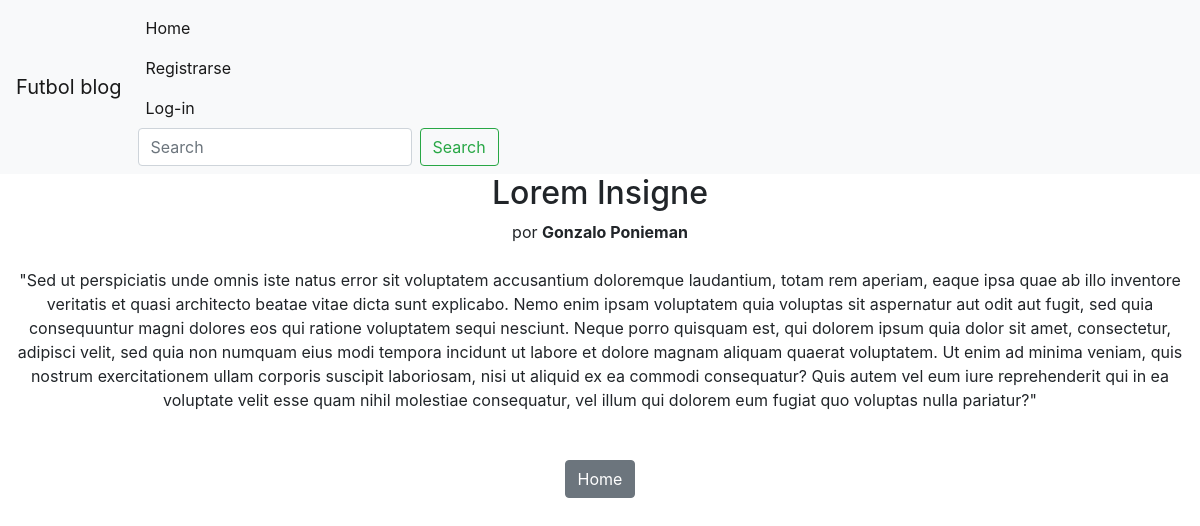
/article/7, run on the app's committed database.
### blog/models.py (models this page shows, shortened)
class Post(models.Model):
    title = models.CharField(max_length=255)
    author = models.ForeignKey(User, on_delete=models.CASCADE)
    body = RichTextField(blank=True, null=True)

### blog/views.py (the view)
# urls.py: path('article/<int:pk>', ArticleDetailView.as_view(), name="article-detail"),
class ArticleDetailView(DetailView):
    model = Post
    template_name = 'blog/article_details.html'

### blog/templates/blog/article_details.html (shortened to what this page needs)
{% extends 'blog/base.html' %}
{% block content %}
<center/>
<h2> {{ post.title }} </h2>
<h10> por <b>{{ post.author.first_name }} {{ post.author.last_name }}
</b>
<br/>
{{ post.body|safe }}
<br/><br/><br/>
<a href="{% url 'home' %}" class="btn btn-secondary"> Home </a>
{% endblock %}

### data on the page
Post: title "Lorem Insigne", author.first_name "Gonzalo", author.last_name "Ponieman", body "\"Sed ut perspiciatis unde omnis iste natus error sit voluptatem accusantium doloremque laudantium, totam rem aperiam, eaque ipsa quae ab illo inventore veritatis et quasi architecto beatae vitae dicta sunt explicabo. Nemo enim ipsam voluptatem quia voluptas sit aspernatur aut odit aut fugit, sed quia consequuntur magni dolores eos qui ratione voluptatem sequi nesciunt. Neque porro quisquam est, qui dolorem ipsum quia dolor sit amet, consectetur, adipisci velit, sed quia non numquam eius modi tempora incidunt ut labore et dolore magnam aliquam quaerat voluptatem. Ut enim ad minima veniam, quis nostrum exercitationem ullam corporis suscipit laboriosam, nisi ut aliquid ex ea commodi…"
